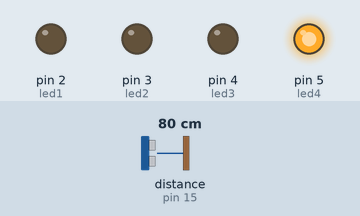
This sketch was run on a simulated Arduino Uno, built with avr-gcc and run on an emulated ATmega328P. On the bench: output pins drawn as LEDs (lit = HIGH). Wiring (inferred from the names in the program): ultrasonic range finder: trigger pin 14; echo pin 15. The inputs (shaded band) are chosen by the test bench; at power-on: distance to the obstacle (sensor on pin 15) 80 cm. The echo pulse lasts 58.3 µs per cm; pins used as bus, display or sensor lines are not drawn.

Above: at 1.2 s.
1.3 s: distance to the obstacle (sensor on pin 15) set to 56 cm
2.8 s: distance to the obstacle (sensor on pin 15) set to 52 cm
At 3.7 s:
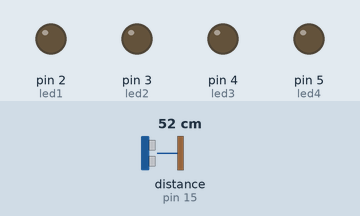
4.3 s: distance to the obstacle (sensor on pin 15) set to 2 cm
At 5.5 s:
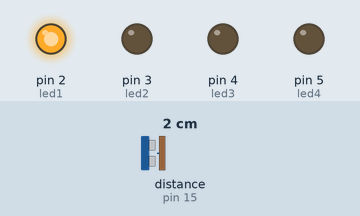
5.8 s: distance to the obstacle (sensor on pin 15) set to 9 cm
7.3 s: distance to the obstacle (sensor on pin 15) set to 12 cm
At 8.6 s:
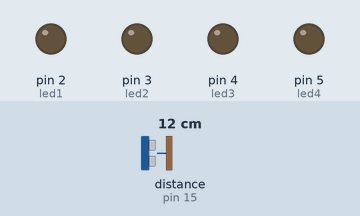
8.9 s: distance to the obstacle (sensor on pin 15) set to 4 cm
At 9.3 s:
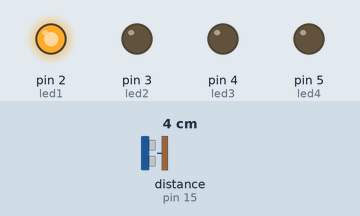
Timing chart, 0 to 11.4 s (numbered marks = the images above; inputs shaded):
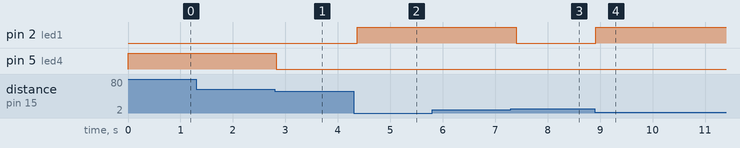

The sketch:

sketch_sonicping.ino
```cpp
int trigPin = 14;
int echoPin = 15;
int led1    = 2;
int led2    = 3;
int led3    = 4;
int led4    = 5;
int duration, cm;

void setup() {
  //Serial.end();
  //Serial.begin (9600);
  pinMode(trigPin, OUTPUT);
  pinMode(echoPin, INPUT);
  pinMode(led1, OUTPUT);
    pinMode(led1, OUTPUT);
  pinMode(led2, OUTPUT);
  pinMode(led3, OUTPUT);
  pinMode(led4, OUTPUT);
}

void loop() {

  digitalWrite(trigPin, LOW);
  delayMicroseconds(2);
  digitalWrite(trigPin, HIGH);
  delayMicroseconds(10);
  digitalWrite(trigPin, LOW);
  duration = pulseIn(echoPin, HIGH);
  cm = duration/ 58;
  digitalWrite(led1,LOW);
  digitalWrite(led2,LOW);
  digitalWrite(led3,LOW);
  digitalWrite(led4,LOW);
   if (cm>0 && cm < 10){
    digitalWrite(led1,HIGH);
   }
  if (cm>11 && cm<25){
  digitalWrite(led2,HIGH);
  }
    if (cm>26 && cm<50)
    {
  digitalWrite(led3,HIGH);
    }
    if (cm>51 && cm<100)
    {
  digitalWrite(led4,HIGH);
    }
  //Serial.print(cm);
 // Serial.println(" cm");
  delay(100);
}
```

Measured:
- the behaviour switches between 53 and 52 cm on distance to the obstacle (sensor on pin 15) (found by bisection; images 0 and 1)
- the behaviour switches between 10 and 11 cm on distance to the obstacle (sensor on pin 15) (found by bisection; images 2 and 3)
- after the input at 2.8 s, pin 5 (led4): HIGH → LOW at once
- after the input at 4.3 s, pin 2 (led1): LOW → HIGH after 0.07 s
- after the input at 7.3 s, pin 2 (led1): HIGH → LOW after 0.10 s
- after the input at 8.9 s, pin 2 (led1): LOW → HIGH at once
